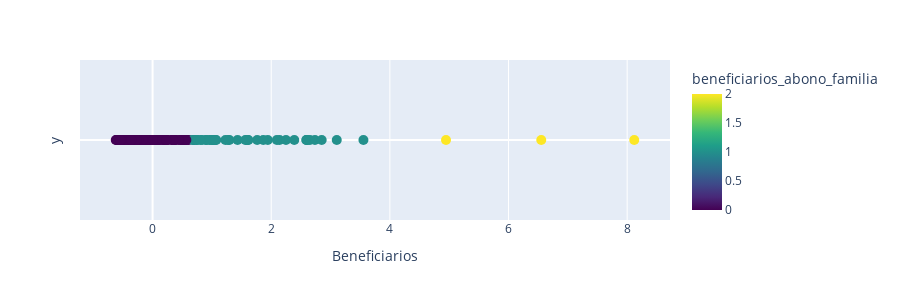

The code cell stored with this chart in its notebook:
### Code cell
clustered_df = aplicar_kmeans(df_ben_abono_fam, 3, nome_cluster='beneficiarios_abono_familia')
save_clustered_df_to_csv(clustered_df, "csv_files/", "6_Benificiários_Abono_Familia.csv")

### Figure 1 — Plotly figure (JSON) as saved in the notebook; plotly's stock layout.template omitted (floating-point values rounded to 4 significant figures; data arrays with more than 128 entries replaced by an {"elided": "..."} marker saying what was removed)
{"data": [{"customdata": {"elided": "308x3 mixed values"}, "hovertemplate": "valor=%{x}<br>y=%{y}<br>local=%{customdata[0]}<br>codigo=%{customdata[1]}<br>Beneficiarios=%{customdata[2]}<br>beneficiarios_abono_familia=%{marker.color}<extra></extra>", "legendgroup": "", "marker": {"color": {"elided": "308 int values"}, "coloraxis": "coloraxis", "size": 10, "symbol": "circle"}, "mode": "markers", "name": "", "orientation": "v", "showlegend": false, "type": "scatter", "x": {"elided": "308 float values"}, "xaxis": "x", "y": {"elided": "308 int values"}, "yaxis": "y"}], "layout": {"coloraxis": {"colorbar": {"title": {"text": "beneficiarios_abono_familia"}}, "colorscale": [[0, "#440154"], [0.1111, "#482878"], [0.2222, "#3e4989"], [0.3333, "#31688e"], [0.4444, "#26828e"], [0.5556, "#1f9e89"], [0.6667, "#35b779"], [0.7778, "#6ece58"], [0.8889, "#b5de2b"], [1, "#fde725"]]}, "height": 300, "legend": {"tracegroupgap": 0}, "margin": {"t": 60}, "xaxis": {"anchor": "y", "domain": [0, 1], "title": {"text": "Beneficiarios"}}, "yaxis": {"anchor": "x", "domain": [0, 1], "showgrid": false, "showticklabels": false, "title": {"text": "y"}}}}
